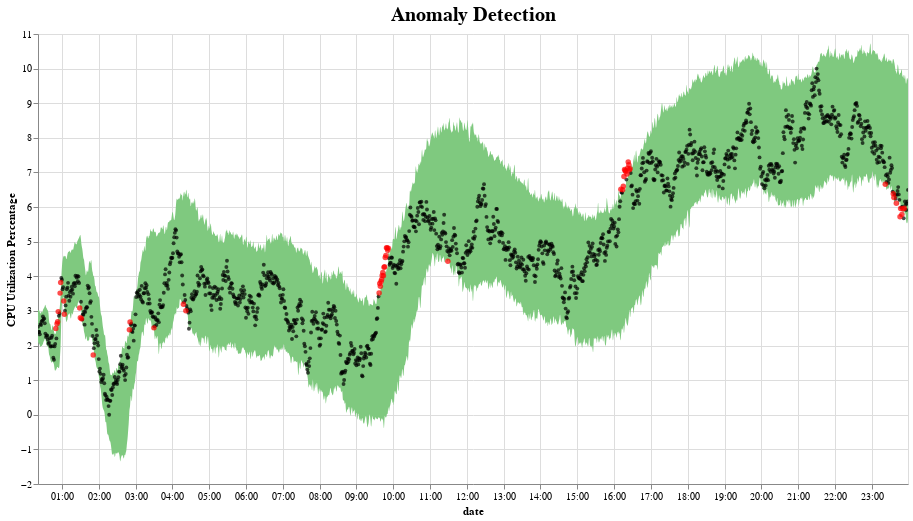

This figure's notebook cell:
### Code cell
detected_anomalies = detect_anomalies(total_forecast)
plot_anomalies(detected_anomalies)

### Figure 1 — Vega-Lite specification as saved in the notebook (floating-point values rounded to 4 significant figures; data arrays with more than 128 entries replaced by an {"elided": "..."} marker saying what was removed)
{"config": {"view": {"continuousWidth": 400, "continuousHeight": 300}, "title": {"fontSize": 20}}, "layer": [{"data": {"name": "data-242a3624e56612e5d1ba03201f7347b6"}, "mark": {"type": "area", "color": "#7FC97F", "interpolate": "basis"}, "encoding": {"tooltip": [{"type": "temporal", "field": "ds"}, {"type": "quantitative", "field": "fact"}, {"type": "quantitative", "field": "yhat_lower"}, {"type": "quantitative", "field": "yhat_upper"}], "x": {"type": "temporal", "axis": {"format": "%H:%M"}, "field": "ds", "title": "date"}, "y": {"type": "quantitative", "field": "yhat_upper"}, "y2": {"field": "yhat_lower"}}, "selection": {"selector004": {"type": "interval", "bind": "scales", "encodings": ["x", "y"]}}, "title": "Anomaly Detection"}, {"data": {"name": "data-f561afdb74c510adb68125b1c7edff41"}, "mark": {"type": "circle", "color": "Black", "opacity": 0.7, "size": 15}, "encoding": {"tooltip": [{"type": "temporal", "field": "ds"}, {"type": "quantitative", "field": "fact"}, {"type": "quantitative", "field": "yhat_lower"}, {"type": "quantitative", "field": "yhat_upper"}], "x": {"type": "temporal", "field": "ds"}, "y": {"type": "quantitative", "field": "fact", "title": "CPU Utilization Percentage"}}, "selection": {"selector005": {"type": "interval", "bind": "scales", "encodings": ["x", "y"]}}}, {"data": {"name": "data-1524125139e4c199cbe20deaecb03f33"}, "mark": {"type": "circle", "color": "Red", "size": 30}, "encoding": {"tooltip": [{"type": "temporal", "field": "ds"}, {"type": "quantitative", "field": "fact"}, {"type": "quantitative", "field": "yhat_lower"}, {"type": "quantitative", "field": "yhat_upper"}], "x": {"type": "temporal", "field": "ds"}, "y": {"type": "quantitative", "field": "fact", "title": "CPU Utilization Percentage"}}, "selection": {"selector006": {"type": "interval", "bind": "scales", "encodings": ["x", "y"]}}}], "height": 450, "width": 870, "$schema": "https://vega.github.io/schema/vega-lite/v4.8.1.json", "datasets": {"data-242a3624e56612e5d1ba03201f7347b6": {"elided": "1419 records"}, "data-f561afdb74c510adb68125b1c7edff41": {"elided": "1363 records"}, "data-1524125139e4c199cbe20deaecb03f33": [{"ds": "2021-08-19T00:50:00", "trend": 1.807, "yhat": 1.807, "yhat_lower": 1.319, "yhat_upper": 2.344, "fact": 2.489, "anomaly": 1}, {"ds": "2021-08-19T00:52:00", "trend": 1.947, "yhat": 1.947, "yhat_lower": 1.389, "yhat_upper": 2.512, "fact": 2.626, "anomaly": 1}, {"ds": "2021-08-19T00:53:00", "trend": 2.039, "yhat": 2.039, "yhat_lower": 1.377, "yhat_upper": 2.639, "fact": 2.689, "anomaly": 1}, {"ds": "2021-08-19T00:54:00", "trend": 2.126, "yhat": 2.126, "yhat_lower": 1.361, "yhat_upper": 2.832, "fact": 2.98, "anomaly": 1}, {"ds": "2021-08-19T00:57:00", "trend": 2.484, "yhat": 2.484, "yhat_lower": 1.728, "yhat_upper": 3.226, "fact": 3.514, "anomaly": 1}, {"ds": "2021-08-19T00:58:00", "trend": 2.727, "yhat": 2.727, "yhat_lower": 1.981, "yhat_upper": 3.442, "fact": 3.82, "anomaly": 1}, {"ds": "2021-08-19T01:03:00", "trend": 4.019, "yhat": 4.019, "yhat_lower": 3.395, "yhat_upper": 4.6, "fact": 3.288, "anomaly": 1}, {"ds": "2021-08-19T01:04:00", "trend": 3.896, "yhat": 3.896, "yhat_lower": 3.211, "yhat_upper": 4.584, "fact": 2.906, "anomaly": 1}, {"ds": "2021-08-19T01:29:00", "trend": 4.175, "yhat": 4.175, "yhat_lower": 3.317, "yhat_upper": 5.158, "fact": 3.084, "anomaly": 1}, {"ds": "2021-08-19T01:30:00", "trend": 4.125, "yhat": 4.125, "yhat_lower": 2.996, "yhat_upper": 5.23, "fact": 2.804, "anomaly": 1}, {"ds": "2021-08-19T01:32:00", "trend": 3.92, "yhat": 3.92, "yhat_lower": 2.905, "yhat_upper": 4.88, "fact": 2.772, "anomaly": 1}, {"ds": "2021-08-19T01:51:00", "trend": 3.02, "yhat": 3.02, "yhat_lower": 2.035, "yhat_upper": 3.998, "fact": 1.726, "anomaly": 1}, {"ds": "2021-08-19T02:50:00", "trend": 1.281, "yhat": 1.281, "yhat_lower": 0.1967, "yhat_upper": 2.366, "fact": 2.455, "anomaly": 1}, {"ds": "2021-08-19T02:51:00", "trend": 1.365, "yhat": 1.365, "yhat_lower": 0.1784, "yhat_upper": 2.639, "fact": 2.684, "anomaly": 1}, {"ds": "2021-08-19T03:30:00", "trend": 3.848, "yhat": 3.848, "yhat_lower": 2.533, "yhat_upper": 5.334, "fact": 2.511, "anomaly": 1}, {"ds": "2021-08-19T04:18:00", "trend": 4.846, "yhat": 4.846, "yhat_lower": 3.451, "yhat_upper": 6.59, "fact": 3.194, "anomaly": 1}, {"ds": "2021-08-19T04:22:00", "trend": 4.709, "yhat": 4.709, "yhat_lower": 3.135, "yhat_upper": 6.41, "fact": 3.007, "anomaly": 1}, {"ds": "2021-08-19T09:37:00", "trend": 1.612, "yhat": 1.612, "yhat_lower": -0.1031, "yhat_upper": 3.418, "fact": 3.519, "anomaly": 1}, {"ds": "2021-08-19T09:38:00", "trend": 1.634, "yhat": 1.634, "yhat_lower": -0.06054, "yhat_upper": 3.286, "fact": 3.795, "anomaly": 1}, {"ds": "2021-08-19T09:39:00", "trend": 1.7, "yhat": 1.7, "yhat_lower": -0.2232, "yhat_upper": 3.599, "fact": 3.714, "anomaly": 1}, {"ds": "2021-08-19T09:40:00", "trend": 1.706, "yhat": 1.706, "yhat_lower": -0.1815, "yhat_upper": 3.689, "fact": 3.849, "anomaly": 1}, {"ds": "2021-08-19T09:41:00", "trend": 1.747, "yhat": 1.747, "yhat_lower": -0.05442, "yhat_upper": 3.695, "fact": 3.911, "anomaly": 1}, {"ds": "2021-08-19T09:42:00", "trend": 1.773, "yhat": 1.773, "yhat_lower": -0.2099, "yhat_upper": 3.739, "fact": 4.024, "anomaly": 1}, {"ds": "2021-08-19T09:43:00", "trend": 1.813, "yhat": 1.813, "yhat_lower": -0.04475, "yhat_upper": 3.758, "fact": 4.108, "anomaly": 1}, {"ds": "2021-08-19T09:44:00", "trend": 1.854, "yhat": 1.854, "yhat_lower": -0.2474, "yhat_upper": 3.996, "fact": 4.015, "anomaly": 1}, {"ds": "2021-08-19T09:45:00", "trend": 1.897, "yhat": 1.897, "yhat_lower": -0.5071, "yhat_upper": 3.962, "fact": 4.262, "anomaly": 1}, {"ds": "2021-08-19T09:46:00", "trend": 1.928, "yhat": 1.928, "yhat_lower": 0.04649, "yhat_upper": 3.98, "fact": 4.275, "anomaly": 1}, {"ds": "2021-08-19T09:47:00", "trend": 1.959, "yhat": 1.959, "yhat_lower": -0.08604, "yhat_upper": 4.17, "fact": 4.543, "anomaly": 1}, {"ds": "2021-08-19T09:48:00", "trend": 2.039, "yhat": 2.039, "yhat_lower": -0.07052, "yhat_upper": 4.085, "fact": 4.598, "anomaly": 1}, {"ds": "2021-08-19T09:49:00", "trend": 2.119, "yhat": 2.119, "yhat_lower": -0.06979, "yhat_upper": 4.187, "fact": 4.824, "anomaly": 1}, {"ds": "2021-08-19T09:50:00", "trend": 2.176, "yhat": 2.176, "yhat_lower": 0.0668, "yhat_upper": 4.343, "fact": 4.819, "anomaly": 1}, {"ds": "2021-08-19T09:51:00", "trend": 2.261, "yhat": 2.261, "yhat_lower": -0.04173, "yhat_upper": 4.108, "fact": 4.753, "anomaly": 1}, {"ds": "2021-08-19T09:52:00", "trend": 2.295, "yhat": 2.295, "yhat_lower": 0.3305, "yhat_upper": 4.75, "fact": 4.814, "anomaly": 1}, {"ds": "2021-08-19T11:29:00", "trend": 6.401, "yhat": 6.401, "yhat_lower": 4.49, "yhat_upper": 8.169, "fact": 4.438, "anomaly": 1}, {"ds": "2021-08-19T16:11:00", "trend": 4.341, "yhat": 4.341, "yhat_lower": 2.235, "yhat_upper": 6.332, "fact": 6.518, "anomaly": 1}, {"ds": "2021-08-19T16:14:00", "trend": 4.403, "yhat": 4.403, "yhat_lower": 2.381, "yhat_upper": 6.297, "fact": 6.502, "anomaly": 1}, {"ds": "2021-08-19T16:15:00", "trend": 4.471, "yhat": 4.471, "yhat_lower": 2.705, "yhat_upper": 6.454, "fact": 6.601, "anomaly": 1}, {"ds": "2021-08-19T16:16:00", "trend": 4.465, "yhat": 4.465, "yhat_lower": 2.241, "yhat_upper": 6.435, "fact": 6.881, "anomaly": 1}, {"ds": "2021-08-19T16:17:00", "trend": 4.522, "yhat": 4.522, "yhat_lower": 2.544, "yhat_upper": 6.558, "fact": 7.089, "anomaly": 1}, {"ds": "2021-08-19T16:18:00", "trend": 4.602, "yhat": 4.602, "yhat_lower": 2.686, "yhat_upper": 6.447, "fact": 7.06, "anomaly": 1}, {"ds": "2021-08-19T16:19:00", "trend": 4.642, "yhat": 4.642, "yhat_lower": 2.861, "yhat_upper": 6.586, "fact": 7.027, "anomaly": 1}, {"ds": "2021-08-19T16:21:00", "trend": 4.752, "yhat": 4.752, "yhat_lower": 2.611, "yhat_upper": 6.695, "fact": 6.956, "anomaly": 1}, {"ds": "2021-08-19T16:22:00", "trend": 4.753, "yhat": 4.753, "yhat_lower": 2.534, "yhat_upper": 6.874, "fact": 7.125, "anomaly": 1}, {"ds": "2021-08-19T16:23:00", "trend": 4.818, "yhat": 4.818, "yhat_lower": 2.674, "yhat_upper": 6.898, "fact": 7.306, "anomaly": 1}, {"ds": "2021-08-19T16:24:00", "trend": 4.861, "yhat": 4.861, "yhat_lower": 2.816, "yhat_upper": 7.061, "fact": 7.223, "anomaly": 1}, {"ds": "2021-08-19T16:25:00", "trend": 4.925, "yhat": 4.925, "yhat_lower": 3.162, "yhat_upper": 6.895, "fact": 7.076, "anomaly": 1}, {"ds": "2021-08-19T16:26:00", "trend": 4.943, "yhat": 4.943, "yhat_lower": 2.698, "yhat_upper": 7.017, "fact": 7.11, "anomaly": 1}, {"ds": "2021-08-19T23:22:00", "trend": 8.469, "yhat": 8.469, "yhat_lower": 6.737, "yhat_upper": 10.24, "fact": 6.661, "anomaly": 1}, {"ds": "2021-08-19T23:35:00", "trend": 8.265, "yhat": 8.265, "yhat_lower": 6.543, "yhat_upper": 10.29, "fact": 6.383, "anomaly": 1}, {"ds": "2021-08-19T23:36:00", "trend": 8.242, "yhat": 8.242, "yhat_lower": 6.418, "yhat_upper": 10.23, "fact": 6.277, "anomaly": 1}, {"ds": "2021-08-19T23:40:00", "trend": 8.13, "yhat": 8.13, "yhat_lower": 6.283, "yhat_upper": 9.918, "fact": 6.108, "anomaly": 1}, {"ds": "2021-08-19T23:46:00", "trend": 7.995, "yhat": 7.995, "yhat_lower": 6.199, "yhat_upper": 9.914, "fact": 5.721, "anomaly": 1}, {"ds": "2021-08-19T23:47:00", "trend": 7.956, "yhat": 7.956, "yhat_lower": 6.03, "yhat_upper": 9.827, "fact": 5.959, "anomaly": 1}, {"ds": "2021-08-19T23:49:00", "trend": 7.902, "yhat": 7.902, "yhat_lower": 5.953, "yhat_upper": 10.01, "fact": 5.788, "anomaly": 1}, {"ds": "2021-08-19T23:51:00", "trend": 7.858, "yhat": 7.858, "yhat_lower": 6.242, "yhat_upper": 9.873, "fact": 5.942, "anomaly": 1}, {"ds": "2021-08-19T23:53:00", "trend": 7.79, "yhat": 7.79, "yhat_lower": 6.045, "yhat_upper": 9.668, "fact": 5.964, "anomaly": 1}]}}
